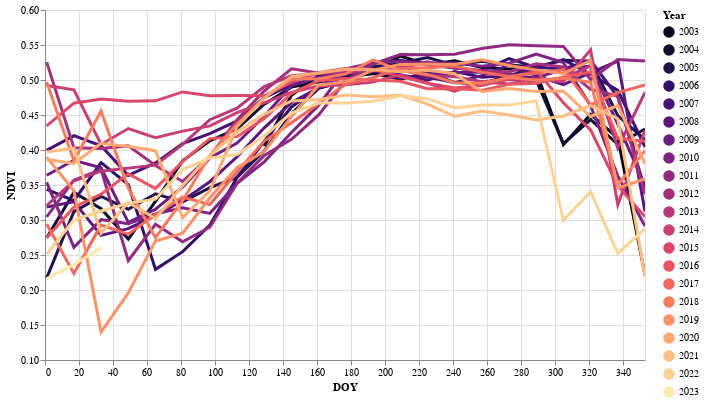

Source (notebook cell):
### Markdown cell above
Make a day of year (DOY) line chart where each line represents a year of observations. This chart makes it possible to compare the same observation date among years. Use it to compare NDVI values for years during the drought and not.

Day of year is represented on the x-axis and NDVI on the y-axis. Each line represents a year and is distinguished by color. Note that this plot includes a tooltip and has been made interactive so that the axes can be zoomed and panned.

### Code cell
highlight = alt.selection(
    type='single', on='mouseover', fields=['Year'], nearest=True)

base = alt.Chart(ndvi_df).encode(
    x=alt.X('DOY:Q', scale=alt.Scale(domain=[0, 353], clamp=True)),
    y=alt.Y('NDVI:Q', scale=alt.Scale(domain=[0.1, 0.6])),
    color=alt.Color('Year:O', scale=alt.Scale(scheme='magma')))

points = base.mark_circle().encode(
    opacity=alt.value(0),
    tooltip=[
        alt.Tooltip('Year:O', title='Year'),
        alt.Tooltip('DOY:Q', title='DOY'),
        alt.Tooltip('NDVI:Q', title='NDVI')
    ]).add_selection(highlight)

lines = base.mark_line().encode(
    size=alt.condition(~highlight, alt.value(1), alt.value(3)))

(points + lines).properties(width=600, height=350).interactive()

### Figure 1 — Vega-Lite specification as saved in the notebook (floating-point values rounded to 4 significant figures; data arrays with more than 128 entries replaced by an {"elided": "..."} marker saying what was removed)
{"config": {"view": {"continuousWidth": 400, "continuousHeight": 300}}, "layer": [{"mark": "circle", "encoding": {"color": {"field": "Year", "scale": {"scheme": "magma"}, "type": "ordinal"}, "opacity": {"value": 0}, "tooltip": [{"field": "Year", "title": "Year", "type": "ordinal"}, {"field": "DOY", "title": "DOY", "type": "quantitative"}, {"field": "NDVI", "title": "NDVI", "type": "quantitative"}], "x": {"field": "DOY", "scale": {"clamp": true, "domain": [0, 353]}, "type": "quantitative"}, "y": {"field": "NDVI", "scale": {"domain": [0.1, 0.6]}, "type": "quantitative"}}, "selection": {"selector001": {"type": "single", "on": "mouseover", "fields": ["Year"], "nearest": true}, "selector002": {"type": "interval", "bind": "scales", "encodings": ["x", "y"]}}}, {"mark": "line", "encoding": {"color": {"field": "Year", "scale": {"scheme": "magma"}, "type": "ordinal"}, "size": {"condition": {"value": 1, "selection": {"not": "selector001"}}, "value": 3}, "x": {"field": "DOY", "scale": {"clamp": true, "domain": [0, 353]}, "type": "quantitative"}, "y": {"field": "NDVI", "scale": {"domain": [0.1, 0.6]}, "type": "quantitative"}}}], "data": {"name": "data-a3f5ce6d8cf8f7ea92e27859b52a6f85"}, "height": 350, "width": 600, "$schema": "https://vega.github.io/schema/vega-lite/v4.17.0.json", "datasets": {"data-a3f5ce6d8cf8f7ea92e27859b52a6f85": {"elided": "455 records"}}}
